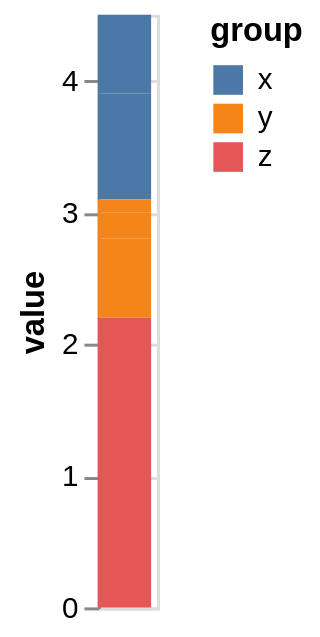

The specification (Vega-Lite) saved for this image:
### Vega specification from a JSON file in a GitHub repository (floating-point values rounded to 4 significant figures)
{"$schema": "https://vega.github.io/schema/vega/v5.json", "description": "xOffset without x", "background": "white", "padding": 5, "width": 20, "height": 200, "style": "cell", "data": [{"name": "source_0", "values": [{"category": "A", "group": "x", "value": 0.1}, {"category": "A", "group": "y", "value": 0.6}, {"category": "A", "group": "z", "value": 0.9}, {"category": "B", "group": "x", "value": 0.7}, {"category": "B", "group": "y", "value": 0.2}, {"category": "B", "group": "z", "value": 1.1}, {"category": "C", "group": "x", "value": 0.6}, {"category": "C", "group": "y", "value": 0.1}, {"category": "C", "group": "z", "value": 0.2}]}, {"name": "data_0", "source": "source_0", "transform": [{"type": "stack", "groupby": [], "field": "value", "sort": {"field": ["group"], "order": ["descending"]}, "as": ["value_start", "value_end"], "offset": "zero"}, {"type": "filter", "expr": "isValid(datum[\"value\"]) && isFinite(+datum[\"value\"])"}]}], "marks": [{"name": "marks", "type": "rect", "style": ["bar"], "from": {"data": "data_0"}, "encode": {"update": {"fill": {"scale": "color", "field": "group"}, "ariaRoleDescription": {"value": "bar"}, "description": {"signal": "\"value: \" + (format(datum[\"value\"], \"\")) + \"; group: \" + (isValid(datum[\"group\"]) ? datum[\"group\"] : \"\"+datum[\"group\"])"}, "xc": {"signal": "width", "mult": 0.5, "offset": {"field": "group"}}, "width": {"signal": "0.9 * width"}, "y": {"scale": "y", "field": "value_end"}, "y2": {"scale": "y", "field": "value_start"}}}}], "scales": [{"name": "y", "type": "linear", "domain": {"data": "data_0", "fields": ["value_start", "value_end"]}, "range": [{"signal": "height"}, 0], "nice": true, "zero": true}, {"name": "color", "type": "ordinal", "domain": {"data": "data_0", "field": "group", "sort": true}, "range": "category"}], "axes": [{"scale": "y", "orient": "left", "grid": true, "tickCount": {"signal": "ceil(height/40)"}, "domain": false, "labels": false, "aria": false, "maxExtent": 0, "minExtent": 0, "ticks": false, "zindex": 0}, {"scale": "y", "orient": "left", "grid": false, "title": "value", "labelOverlap": true, "tickCount": {"signal": "ceil(height/40)"}, "zindex": 0}], "legends": [{"fill": "color", "symbolType": "square", "title": "group"}]}
